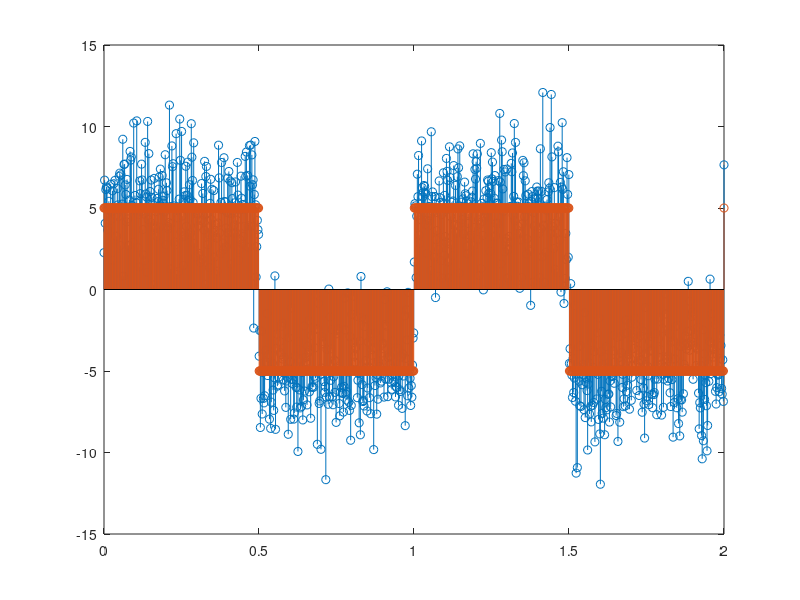

Write the MATLAB code that produced this figure. (Note: this script raises an error after producing the figure.)
clear;
rng default;

N = 1024; % number of points
T = 1; % period [ms]
f = 1/T; % frequency [KHz]
M = 2; % number of period
t = linspace(0, M*T, N);

Tc = (M*T) / N; % sampling period [ms]
fc = 1/Tc; % sampling frequency [KHz]

A = 5; % amplitude of no noise signal
y_signal = A * (-1).^(floor(t/(T/2)));
y_noise = sqrt(A) * randn(1, N);

y = y_signal + y_noise;
stem(t, y);
hold on;
stem(t, y_signal);
pause;
hold off;

histogram(y_noise, "NumBins", 25, "Normalization", "pdf");
pause;

spectrum = fft(y_noise);
power = abs(spectrum/N).^2;
power_positive_part = power(1:N/2+1);
log10_power = 10 * log10(power_positive_part);
frequencies = fc * (0:(N/2))/N;
plot(frequencies, log10_power);
hold on;
grid on;
pwelch(y_noise, [], [], [], fc);
pwelch(y, [], [], [], fc);
legend("Plot from fft", "pwelch noise", "pwelch signal with noise");
